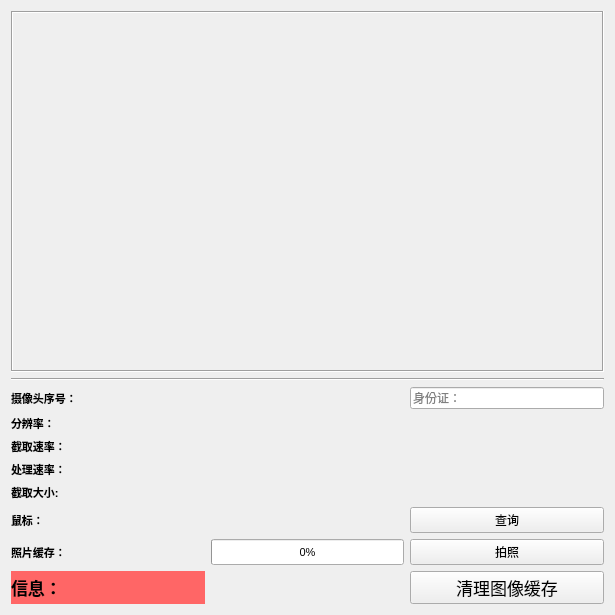
<?xml version="1.0" encoding="UTF-8"?>
<ui version="4.0">
 <class>CameraView</class>
 <widget class="QWidget" name="CameraView">
  <property name="geometry">
   <rect>
    <x>0</x>
    <y>0</y>
    <width>615</width>
    <height>615</height>
   </rect>
  </property>
  <property name="sizePolicy">
   <sizepolicy hsizetype="Minimum" vsizetype="Minimum">
    <horstretch>0</horstretch>
    <verstretch>0</verstretch>
   </sizepolicy>
  </property>
  <property name="windowTitle">
   <string>Form</string>
  </property>
  <layout class="QVBoxLayout" name="verticalLayout" stretch="1,0,0">
   <item>
    <widget class="FrameLabel" name="frameLabel">
     <property name="enabled">
      <bool>true</bool>
     </property>
     <property name="sizePolicy">
      <sizepolicy hsizetype="Ignored" vsizetype="Ignored">
       <horstretch>0</horstretch>
       <verstretch>0</verstretch>
      </sizepolicy>
     </property>
     <property name="mouseTracking">
      <bool>true</bool>
     </property>
     <property name="autoFillBackground">
      <bool>false</bool>
     </property>
     <property name="styleSheet">
      <string notr="true"/>
     </property>
     <property name="frameShape">
      <enum>QFrame::Box</enum>
     </property>
     <property name="frameShadow">
      <enum>QFrame::Sunken</enum>
     </property>
     <property name="lineWidth">
      <number>1</number>
     </property>
     <property name="alignment">
      <set>Qt::AlignCenter</set>
     </property>
    </widget>
   </item>
   <item>
    <widget class="Line" name="line">
     <property name="orientation">
      <enum>Qt::Horizontal</enum>
     </property>
    </widget>
   </item>
   <item>
    <layout class="QGridLayout" name="gridLayout">
     <item row="5" column="2">
      <widget class="QPushButton" name="pushButtonQuery">
       <property name="text">
        <string>查询</string>
       </property>
      </widget>
     </item>
     <item row="0" column="0">
      <widget class="QLabel" name="label_4">
       <property name="sizePolicy">
        <sizepolicy hsizetype="MinimumExpanding" vsizetype="MinimumExpanding">
         <horstretch>0</horstretch>
         <verstretch>0</verstretch>
        </sizepolicy>
       </property>
       <property name="font">
        <font>
         <pointsize>8</pointsize>
         <weight>75</weight>
         <bold>true</bold>
        </font>
       </property>
       <property name="text">
        <string>摄像头序号：</string>
       </property>
       <property name="alignment">
        <set>Qt::AlignLeading|Qt::AlignLeft|Qt::AlignVCenter</set>
       </property>
      </widget>
     </item>
     <item row="0" column="1">
      <widget class="QLabel" name="deviceNumberLabel">
       <property name="sizePolicy">
        <sizepolicy hsizetype="MinimumExpanding" vsizetype="MinimumExpanding">
         <horstretch>0</horstretch>
         <verstretch>0</verstretch>
        </sizepolicy>
       </property>
       <property name="font">
        <font>
         <pointsize>8</pointsize>
        </font>
       </property>
       <property name="alignment">
        <set>Qt::AlignLeading|Qt::AlignLeft|Qt::AlignVCenter</set>
       </property>
      </widget>
     </item>
     <item row="0" column="2">
      <widget class="QLineEdit" name="lineEditReceipt">
       <property name="toolTip">
        <string>请输入手环编号，不要有任何错误，否则后面无法关联</string>
       </property>
       <property name="frame">
        <bool>true</bool>
       </property>
       <property name="placeholderText">
        <string>身份证：</string>
       </property>
       <property name="clearButtonEnabled">
        <bool>false</bool>
       </property>
      </widget>
     </item>
     <item row="1" column="0">
      <widget class="QLabel" name="label_5">
       <property name="sizePolicy">
        <sizepolicy hsizetype="MinimumExpanding" vsizetype="MinimumExpanding">
         <horstretch>0</horstretch>
         <verstretch>0</verstretch>
        </sizepolicy>
       </property>
       <property name="font">
        <font>
         <pointsize>8</pointsize>
         <weight>75</weight>
         <bold>true</bold>
        </font>
       </property>
       <property name="text">
        <string>分辨率：</string>
       </property>
       <property name="alignment">
        <set>Qt::AlignLeading|Qt::AlignLeft|Qt::AlignVCenter</set>
       </property>
      </widget>
     </item>
     <item row="1" column="1">
      <widget class="QLabel" name="cameraResolutionLabel">
       <property name="sizePolicy">
        <sizepolicy hsizetype="MinimumExpanding" vsizetype="MinimumExpanding">
         <horstretch>0</horstretch>
         <verstretch>0</verstretch>
        </sizepolicy>
       </property>
       <property name="font">
        <font>
         <pointsize>8</pointsize>
        </font>
       </property>
       <property name="alignment">
        <set>Qt::AlignLeading|Qt::AlignLeft|Qt::AlignVCenter</set>
       </property>
      </widget>
     </item>
     <item row="1" column="2">
      <widget class="QLabel" name="labelName">
       <property name="text">
        <string/>
       </property>
      </widget>
     </item>
     <item row="2" column="0">
      <widget class="QLabel" name="label_2">
       <property name="sizePolicy">
        <sizepolicy hsizetype="MinimumExpanding" vsizetype="MinimumExpanding">
         <horstretch>0</horstretch>
         <verstretch>0</verstretch>
        </sizepolicy>
       </property>
       <property name="font">
        <font>
         <pointsize>8</pointsize>
         <weight>75</weight>
         <bold>true</bold>
        </font>
       </property>
       <property name="text">
        <string>截取速率：</string>
       </property>
       <property name="alignment">
        <set>Qt::AlignLeading|Qt::AlignLeft|Qt::AlignVCenter</set>
       </property>
      </widget>
     </item>
     <item row="4" column="1">
      <widget class="QLabel" name="roiLabel">
       <property name="sizePolicy">
        <sizepolicy hsizetype="MinimumExpanding" vsizetype="MinimumExpanding">
         <horstretch>0</horstretch>
         <verstretch>0</verstretch>
        </sizepolicy>
       </property>
       <property name="font">
        <font>
         <pointsize>8</pointsize>
        </font>
       </property>
       <property name="text">
        <string/>
       </property>
      </widget>
     </item>
     <item row="5" column="0">
      <widget class="QLabel" name="label_7">
       <property name="sizePolicy">
        <sizepolicy hsizetype="MinimumExpanding" vsizetype="MinimumExpanding">
         <horstretch>0</horstretch>
         <verstretch>0</verstretch>
        </sizepolicy>
       </property>
       <property name="font">
        <font>
         <pointsize>8</pointsize>
         <weight>75</weight>
         <bold>true</bold>
        </font>
       </property>
       <property name="text">
        <string>鼠标：</string>
       </property>
      </widget>
     </item>
     <item row="2" column="1">
      <widget class="QLabel" name="captureRateLabel">
       <property name="enabled">
        <bool>true</bool>
       </property>
       <property name="sizePolicy">
        <sizepolicy hsizetype="MinimumExpanding" vsizetype="MinimumExpanding">
         <horstretch>0</horstretch>
         <verstretch>0</verstretch>
        </sizepolicy>
       </property>
       <property name="font">
        <font>
         <pointsize>8</pointsize>
        </font>
       </property>
       <property name="text">
        <string/>
       </property>
      </widget>
     </item>
     <item row="2" column="2">
      <widget class="QLabel" name="labelPhone">
       <property name="text">
        <string/>
       </property>
      </widget>
     </item>
     <item row="3" column="0">
      <widget class="QLabel" name="label_3">
       <property name="sizePolicy">
        <sizepolicy hsizetype="MinimumExpanding" vsizetype="MinimumExpanding">
         <horstretch>0</horstretch>
         <verstretch>0</verstretch>
        </sizepolicy>
       </property>
       <property name="font">
        <font>
         <pointsize>8</pointsize>
         <weight>75</weight>
         <bold>true</bold>
        </font>
       </property>
       <property name="text">
        <string>处理速率：</string>
       </property>
      </widget>
     </item>
     <item row="3" column="1">
      <widget class="QLabel" name="processingRateLabel">
       <property name="sizePolicy">
        <sizepolicy hsizetype="MinimumExpanding" vsizetype="MinimumExpanding">
         <horstretch>0</horstretch>
         <verstretch>0</verstretch>
        </sizepolicy>
       </property>
       <property name="font">
        <font>
         <pointsize>8</pointsize>
        </font>
       </property>
       <property name="text">
        <string/>
       </property>
      </widget>
     </item>
     <item row="3" column="2">
      <widget class="QLabel" name="labelGender">
       <property name="text">
        <string/>
       </property>
      </widget>
     </item>
     <item row="4" column="0">
      <widget class="QLabel" name="label_6">
       <property name="sizePolicy">
        <sizepolicy hsizetype="MinimumExpanding" vsizetype="MinimumExpanding">
         <horstretch>0</horstretch>
         <verstretch>0</verstretch>
        </sizepolicy>
       </property>
       <property name="font">
        <font>
         <pointsize>8</pointsize>
         <weight>75</weight>
         <bold>true</bold>
        </font>
       </property>
       <property name="text">
        <string>截取大小:</string>
       </property>
      </widget>
     </item>
     <item row="4" column="2">
      <widget class="QLabel" name="labelCode">
       <property name="text">
        <string/>
       </property>
      </widget>
     </item>
     <item row="5" column="1">
      <widget class="QLabel" name="mouseCursorPosLabel">
       <property name="sizePolicy">
        <sizepolicy hsizetype="MinimumExpanding" vsizetype="MinimumExpanding">
         <horstretch>0</horstretch>
         <verstretch>0</verstretch>
        </sizepolicy>
       </property>
       <property name="font">
        <font>
         <pointsize>8</pointsize>
        </font>
       </property>
       <property name="text">
        <string/>
       </property>
      </widget>
     </item>
     <item row="6" column="0">
      <widget class="QLabel" name="label_1">
       <property name="sizePolicy">
        <sizepolicy hsizetype="MinimumExpanding" vsizetype="MinimumExpanding">
         <horstretch>0</horstretch>
         <verstretch>0</verstretch>
        </sizepolicy>
       </property>
       <property name="font">
        <font>
         <pointsize>8</pointsize>
         <weight>75</weight>
         <bold>true</bold>
        </font>
       </property>
       <property name="text">
        <string>照片缓存：</string>
       </property>
       <property name="alignment">
        <set>Qt::AlignLeading|Qt::AlignLeft|Qt::AlignVCenter</set>
       </property>
      </widget>
     </item>
     <item row="6" column="1">
      <widget class="QProgressBar" name="imageBufferBar">
       <property name="sizePolicy">
        <sizepolicy hsizetype="MinimumExpanding" vsizetype="MinimumExpanding">
         <horstretch>0</horstretch>
         <verstretch>0</verstretch>
        </sizepolicy>
       </property>
       <property name="font">
        <font>
         <pointsize>8</pointsize>
        </font>
       </property>
       <property name="value">
        <number>0</number>
       </property>
      </widget>
     </item>
     <item row="8" column="2">
      <widget class="QPushButton" name="clearImageBufferButton">
       <property name="sizePolicy">
        <sizepolicy hsizetype="MinimumExpanding" vsizetype="MinimumExpanding">
         <horstretch>0</horstretch>
         <verstretch>0</verstretch>
        </sizepolicy>
       </property>
       <property name="font">
        <font>
         <pointsize>13</pointsize>
        </font>
       </property>
       <property name="text">
        <string>清理图像缓存</string>
       </property>
      </widget>
     </item>
     <item row="6" column="2">
      <widget class="QPushButton" name="pushButtonCapture">
       <property name="text">
        <string>拍照</string>
       </property>
      </widget>
     </item>
     <item row="8" column="0">
      <widget class="QLabel" name="label">
       <property name="font">
        <font>
         <pointsize>13</pointsize>
         <weight>75</weight>
         <bold>true</bold>
        </font>
       </property>
       <property name="styleSheet">
        <string notr="true">background-color: rgb(255, 102, 102);</string>
       </property>
       <property name="text">
        <string>信息：</string>
       </property>
      </widget>
     </item>
     <item row="8" column="1">
      <widget class="QLabel" name="labelInfo">
       <property name="font">
        <font>
         <pointsize>11</pointsize>
         <weight>75</weight>
         <bold>true</bold>
        </font>
       </property>
       <property name="text">
        <string/>
       </property>
      </widget>
     </item>
    </layout>
   </item>
  </layout>
 </widget>
 <customwidgets>
  <customwidget>
   <class>FrameLabel</class>
   <extends>QLabel</extends>
   <header>FrameLabel.h</header>
  </customwidget>
 </customwidgets>
 <resources/>
 <connections/>
</ui>
